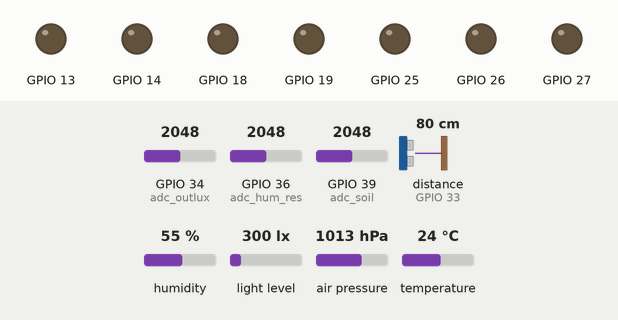
The program below on a simulated ESP32 board running MicroPython. Shown: output pins drawn as LEDs (lit = HIGH). The inputs (shaded band) are chosen by the test bench; at power-on: temperature 24 °C, humidity 55 %, GPIO 34 (adc_outlux) = 2048, GPIO 36 (adc_hum_res) = 2048, GPIO 39 (adc_soil) = 2048, distance to the obstacle (sensor on GPIO 33) 80 cm, light level 300 lx, air pressure 1013 hPa (analog values on the 0–4095 scale). The echo pulse lasts 58.3 µs per cm; WiFi joins after 1.5 s; the clock reads 2024-03-15 10:24:30 at power-on unless the program sets it; no MQTT or app messages arrive unless stated; pins used as bus, display or sensor lines are not drawn.

Above: at 1.2 s.
1.3 s: temperature set to 22.7 °C
At 2.5 s:
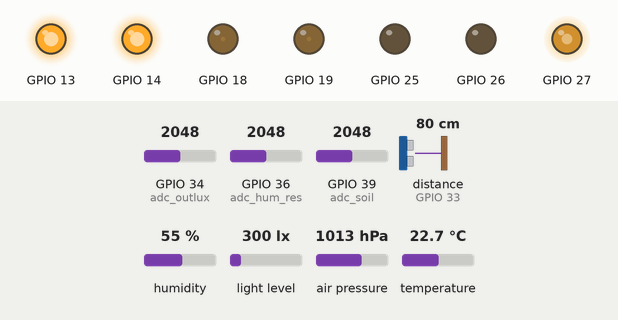
5.6 s: temperature set to 23.8 °C
9.9 s: temperature set to 24.6 °C
At 10.3 s:
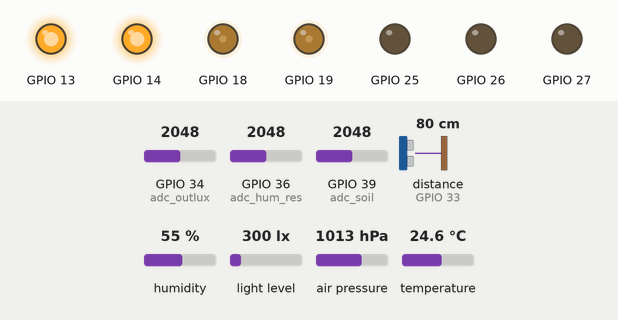
14.2 s: humidity set to 73 %
18.5 s: humidity set to 76 %
At 19.7 s:
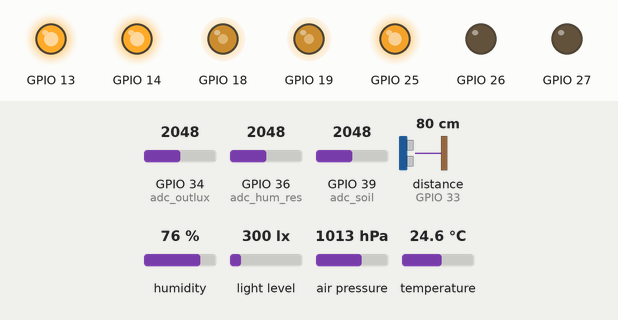
22.8 s: temperature set to 12 °C
At 23.5 s:
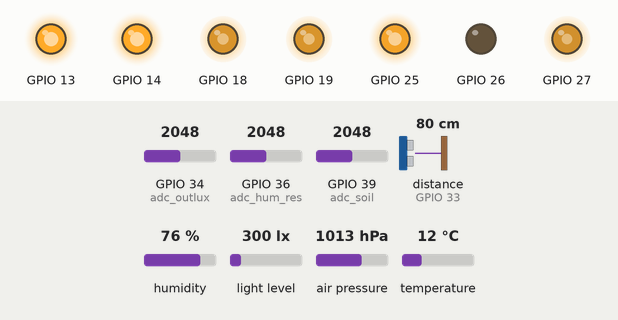
Timing chart, 0 to 28.1 s (numbered marks = the images above; inputs shaded):
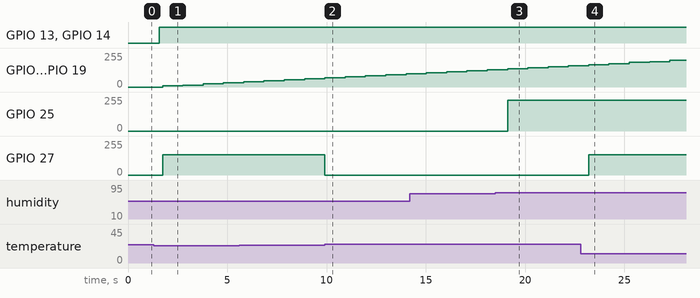

Measured:
- the behaviour switches between 23.5 and 23.4 °C on temperature (found by bisection; images 0 and 1)
- the behaviour switches between 24.5 and 24.6 °C on temperature (found by bisection; images 1 and 2)
- the behaviour switches between 74 and 75 % on humidity (found by bisection; images 2 and 3)
- after the input at 1.3 s, GPIO 27: 0/255 → 153/255 after 0.44 s
- after the input at 9.9 s, GPIO 27: 153/255 → 0/255 at once
- after the input at 18.5 s, GPIO 25: 0/255 → 229/255 after 0.61 s
- after the input at 22.8 s, GPIO 27: 0/255 → 153/255 after 0.40 s

The program:

main.py
```python
# main.py
import uasyncio as asyncio
import time
import ujson as json

import config
from actuators import Actuators
from sensors import Sensors
from control import Controller
from mqtt_bridge import wifi_connect, get_ip, MqttBridge

def _safe_float(x):
    try:
        if x is None:
            return None
        return float(x)
    except Exception:
        return None

async def setup_time():
    if not config.USE_NTP:
        return
    try:
        import ntptime
        ntptime.settime()  # seteaza UTC
    except Exception:
        pass

async def loop():
    # WiFi + time
    wifi_connect()
    await setup_time()

    act = Actuators()
    sens = Sensors()
    ctrl = Controller()
    mqtt = MqttBridge(ctrl)
    mqtt.connect()

    act.fail_safe_off()

    last_pub = 0

    while True:
        # --- MQTT poll (comenzi UI) ---
        mqtt.reconnect_if_needed()

        # --- read sensors ---
        temp_c, rh = sens.read_bme()
        lux_in = sens.read_lux_in()
        out_pct = sens.read_out_lux_pct()
        soil_pct = sens.read_soil_pct()
        hum_res_pct = sens.read_hum_res_pct()
        basin_cm = sens.read_basin_dist_cm()

        s = {
            "temp_c": temp_c,
            "rh": rh,
            "lux_in": lux_in,
            "out_pct": out_pct,
            "soil_pct": soil_pct,
            "hum_res_pct": hum_res_pct,
            "basin_cm": basin_cm,
        }

        # --- control ---
        cmd = ctrl.tick(s)

        # --- apply ---
        act.lamp.set(cmd["lamp_color"], cmd["lamp_int"])
        act.fan.set(cmd["fan"])
        act.heater.set(cmd["heater"])

        act.valve_water.set(bool(cmd["valve_water"]))
        act.valve_fill_hum.set(bool(cmd["valve_fill_hum"]))
        act.pump.set(cmd["pump"])

        # --- publish state to match site expectations ---
        now = time.time()
        if (now - last_pub) >= 1:
            last_pub = now

            # UI expects: temp, light, soil, water, mode, (optional) ip, fan_pct, lamp_power
            mode_str = "manual" if ctrl.mode == "MANUAL" else "auto"

            lamp_power = 1 if (cmd["lamp_color"] != "off" and cmd["lamp_int"] > 0.01) else 0
            fan_pct = int(max(0.0, min(1.0, cmd["fan"])) * 100.0)

            payload = {
                "temp": _safe_float(temp_c),
                "light": _safe_float(lux_in),
                "soil": _safe_float(soil_pct),
                "water": _safe_float(hum_res_pct),   # water level din UI = rezervor umidificator (%)
                "mode": mode_str,
                "fan_pct": fan_pct,
                "lamp_power": lamp_power,
                "ip": get_ip(),
            }
            mqtt.publish_state(payload)

        await asyncio.sleep(1)

try:
    asyncio.run(loop())
finally:
    asyncio.new_event_loop()
```

config.py
```python
# config.py

# --- WiFi / MQTT (pentru site) ---
WIFI_SSID = ""
WIFI_PASS = ""

MQTT_BROKER = "broker.emqx.io"
MQTT_PORT = 1883
MQTT_CLIENT_ID = "sera-esp32"
MQTT_USER = None
MQTT_PASS = None
MQTT_KEEPALIVE = 60

TOPIC_STATE_SENSORS = b"sera/stare/senzori"

TOPIC_CMD_MODE          = b"sera/comenzi/mod"               # "manual" / "auto"
TOPIC_CMD_FAN           = b"sera/comenzi/ventilator"        # "0".."100"
TOPIC_CMD_LAMP_POWER    = b"sera/comenzi/lampa/power"       # "on"/"off"
TOPIC_CMD_LAMP_INTENS   = b"sera/comenzi/lampa/intensity"   # "800" (increase), "400"(decrease)
TOPIC_CMD_LAMP_COLOR    = b"sera/comenzi/lampa/color"       # "cycle"
TOPIC_CMD_PUMP_POWER    = b"sera/comenzi/pompa/power"       # "on"/"off"
TOPIC_CMD_PUMP_SPEED    = b"sera/comenzi/pompa/speed"       # "0".."100"
TOPIC_CMD_HEATER_LEVEL  = b"sera/comenzi/incalzire/level"   # "0".."100"

# --- Time ---
# MicroPython e UTC dupa ntptime.settime(). Pentru Romania (iarna) pune +2.
# Daca vrei DST automat, trebuie RTC/NTP + tz handling extern; aici e manual.
TZ_OFFSET_HOURS = 2
USE_NTP = True

# --- I2C ---
I2C_SDA = 21
I2C_SCL = 22
I2C_FREQ = 400_000
BME280_ADDR = 0x76
BH1750_ADDR = 0x23

# --- Actuatoare ---
PIN_LAMP_BLUE = 18   # L298N IN1 (albastru)
PIN_LAMP_RED  = 19   # L298N IN2 (rosu)

PIN_PUMP      = 26   # MOSFET pump (PWM)
PIN_FAN       = 25   # MOSFET fan (PWM high freq)
PIN_HEATER    = 27   # MOSFET heat pad (PWM)

PIN_VALVE_FILL_HUM = 13  # Relay active-LOW (umplere rezervor umidificator)
PIN_VALVE_WATER    = 14  # Relay active-LOW (udare flori)

# --- Ultrasonic (bazin principal) ---
PIN_TRIG = 32
PIN_ECHO = 33

# --- ADC (ADC1 recommended) ---
PIN_SOIL = 39        # VN
PIN_OUT_LUX = 34     # TEMT6000 exterior
PIN_HUM_RES_LEVEL = 36  # VP nivel rezistiv rezervor umidificator (analog)

# --- PWM Frequencies ---
PWM_FREQ_LAMP = 2000
PWM_FREQ_PUMP = 1000
PWM_FREQ_HEATER = 1000
PWM_FREQ_FAN = 25000

# --- Lampa: mapping culoare ---
LAMP_RED_RATIO_ON_BLUE = 0.08
LAMP_BLUE_RATIO_ON_RED = 0.08

# --- Program lumina ---
LIGHT_ON_HOUR = 8
LIGHT_OFF_HOUR = 20

# --- Lux targets (interior BH1750) ---
LUX_TARGET_DAY = 15000.0
LUX_TARGET_CLOUDY = 18000.0
LUX_TARGET_EVENING = 8000.0

OUT_LUX_ROOM_BRIGHT_PCT = 35.0
OUT_LUX_ROOM_DARK_PCT   = 15.0

# --- Control lamp ---
LAMP_KP = 0.00006
LAMP_RAMP_PER_S = 0.03
LAMP_MIN_INT = 0.0
LAMP_MAX_INT = 1.0

# Manual mapping pentru UI (increase/decrease)
# Site trimite 800 pentru +, 400 pentru -. Aici decizi cat se modifica.
LAMP_UI_STEP_PER_SEC = 0.20

# --- Temperatura ---
T_DAY = 24.0
T_NIGHT = 20.0
T_HYST = 0.5

HEATER_MAX = 0.60
HEATER_BOOST_MAX = 0.60
HEATER_BOOST_SECONDS = 8 * 60

# --- Ventilator ---
FAN_MIN = 0.0
FAN_MAX = 1.0
FAN_ON_OVER_T = 1.0
FAN_ON_OVER_RH = 75.0
FAN_BOOST = 0.9

# --- Udare flori (soil moisture) ---
SOIL_ADC_DRY = 3200
SOIL_ADC_WET = 1400
SOIL_DRY_PCT = 35.0
WATER_PULSE_SECONDS = 5
WATER_PAUSE_SECONDS = 20
WATER_MAX_PULSES = 4
WATER_COOLDOWN_S = 30 * 60

# --- Umplere rezervor umidificator (nivel rezistiv ADC36) ---
HUM_RES_ADC_EMPTY = 3200
HUM_RES_ADC_FULL  = 1500
HUM_RES_START_FILL_PCT = 25.0
HUM_RES_STOP_FILL_PCT  = 85.0
HUM_RES_FILL_MAX_S = 180

# --- Protecție bazin principal (ultrasonic) ---
BASIN_STOP_CM = 16.5
BASIN_RELEASE_CM = 14.0
BASIN_REARM_DELTA_CM = 2.5
BASIN_FAULT_HOLD_S = 60

# --- Humidificator (placeholder) ---
HUM_PULSE_EVERY_S = 60 * 60
HUM_PULSE_S = 10
RH_STOP = 85.0
```

actuators.py
```python
# actuators.py
from machine import Pin, PWM
import config

def clamp(x, lo, hi):
    return lo if x < lo else hi if x > hi else x

def u16(x01):
    return int(clamp(x01, 0.0, 1.0) * 65535)

class RelayActiveLow:
    def __init__(self, pin_no: int):
        self.pin = Pin(pin_no, Pin.OUT, value=1)  # OFF (active-low)

    def set(self, on: bool):
        self.pin.value(0 if on else 1)

class PWMLoad:
    def __init__(self, pin_no: int, freq: int):
        self.pwm = PWM(Pin(pin_no), freq=freq, duty_u16=0)
        self.last = 0.0

    def set(self, x01: float):
        x01 = clamp(x01, 0.0, 1.0)
        self.last = x01
        self.pwm.duty_u16(u16(x01))

    def off(self):
        self.set(0.0)

class LampL298N:
    def __init__(self, pin_blue: int, pin_red: int, freq: int):
        self.pwm_b = PWM(Pin(pin_blue), freq=freq, duty_u16=0)
        self.pwm_r = PWM(Pin(pin_red),  freq=freq, duty_u16=0)
        self.intensity = 0.0
        self.color = "off"

    def set(self, color: str, intensity01: float):
        I = clamp(intensity01, 0.0, 1.0)
        self.intensity = I
        self.color = color

        if color == "off" or I <= 0.0001:
            self.pwm_b.duty_u16(0)
            self.pwm_r.duty_u16(0)
            return

        if color == "violet":
            b = I
            r = I
        elif color == "red":
            r = I
            b = I * config.LAMP_RED_RATIO_ON_BLUE
        elif color == "blue":
            b = I
            r = I * config.LAMP_BLUE_RATIO_ON_RED
        else:
            b = I
            r = I

        self.pwm_b.duty_u16(u16(b))
        self.pwm_r.duty_u16(u16(r))

    def off(self):
        self.set("off", 0.0)

class Actuators:
    def __init__(self):
        self.lamp = LampL298N(config.PIN_LAMP_BLUE, config.PIN_LAMP_RED, config.PWM_FREQ_LAMP)
        self.pump = PWMLoad(config.PIN_PUMP, config.PWM_FREQ_PUMP)
        self.fan = PWMLoad(config.PIN_FAN, config.PWM_FREQ_FAN)
        self.heater = PWMLoad(config.PIN_HEATER, config.PWM_FREQ_HEATER)
        self.valve_fill_hum = RelayActiveLow(config.PIN_VALVE_FILL_HUM)
        self.valve_water = RelayActiveLow(config.PIN_VALVE_WATER)

    def fail_safe_off(self):
        self.lamp.off()
        self.pump.off()
        self.fan.off()
        self.heater.off()
        self.valve_fill_hum.set(False)
        self.valve_water.set(False)
```

sensors.py
```python
# sensors.py
import time
from machine import ADC, Pin, I2C, time_pulse_us
import config

def clamp(x, lo, hi):
    return lo if x < lo else hi if x > hi else x

def pct_from_adc(adc, empty_adc, full_adc):
    # 0% = empty, 100% = full (inverseaza automat daca e cazul)
    if empty_adc == full_adc:
        return 0.0
    adc = clamp(adc, min(empty_adc, full_adc), max(empty_adc, full_adc))
    if empty_adc > full_adc:
        return 100.0 * (empty_adc - adc) / (empty_adc - full_adc)
    else:
        return 100.0 * (adc - empty_adc) / (full_adc - empty_adc)

class BH1750:
    def __init__(self, i2c, addr=config.BH1750_ADDR):
        self.i2c = i2c
        self.addr = addr
        # power on + reset + cont H-res
        self.i2c.writeto(self.addr, b'\x01')
        self.i2c.writeto(self.addr, b'\x07')
        self.i2c.writeto(self.addr, b'\x10')

    def lux(self):
        data = self.i2c.readfrom(self.addr, 2)
        raw = (data[0] << 8) | data[1]
        return raw / 1.2

class Sensors:
    def __init__(self):
        self.i2c = I2C(0, scl=Pin(config.I2C_SCL), sda=Pin(config.I2C_SDA), freq=config.I2C_FREQ)

        # BH1750 interior
        self.bh = BH1750(self.i2c)

        # BME280 (necesita bme280.py in lib/)
        try:
            import bme280
            self.bme = bme280.BME280(i2c=self.i2c, address=config.BME280_ADDR)
        except Exception:
            self.bme = None

        # Ultrasonic (HC-SR04)
        self.trig = Pin(config.PIN_TRIG, Pin.OUT, value=0)
        self.echo = Pin(config.PIN_ECHO, Pin.IN)

        # ADC
        self.adc_soil = ADC(Pin(config.PIN_SOIL))
        self.adc_outlux = ADC(Pin(config.PIN_OUT_LUX))
        self.adc_hum_res = ADC(Pin(config.PIN_HUM_RES_LEVEL))

        for a in (self.adc_soil, self.adc_outlux, self.adc_hum_res):
            a.atten(ADC.ATTN_11DB)
            a.width(ADC.WIDTH_12BIT)

        # filtre EMA
        self._lux_in_f = None
        self._out_pct_f = None
        self._soil_pct_f = None
        self._hum_res_pct_f = None
        self._dist_cm_f = None

    def _ema(self, prev, x, alpha=0.25):
        return x if prev is None else (prev + alpha * (x - prev))

    def read_bme(self):
        if self.bme is None:
            return None, None
        try:
            t, p, h = self.bme.values
            temp_c = float(t.replace("C", ""))
            rh = float(h.replace("%", ""))
            return temp_c, rh
        except Exception:
            return None, None

    def read_lux_in(self):
        try:
            x = self.bh.lux()
        except Exception:
            return None
        self._lux_in_f = self._ema(self._lux_in_f, x, alpha=0.2)
        return self._lux_in_f

    def read_out_lux_pct(self):
        adc = self.adc_outlux.read()
        pct = 100.0 * adc / 4095.0
        self._out_pct_f = self._ema(self._out_pct_f, pct, alpha=0.2)
        return self._out_pct_f

    def read_soil_pct(self):
        adc = self.adc_soil.read()

        dr = config.SOIL_ADC_DRY
        wt = config.SOIL_ADC_WET
        adc = clamp(adc, min(dr, wt), max(dr, wt))

        if dr > wt:
            pct = 100.0 * (dr - adc) / (dr - wt)
        else:
            pct = 100.0 * (adc - dr) / (wt - dr)

        self._soil_pct_f = self._ema(self._soil_pct_f, pct, alpha=0.25)
        return self._soil_pct_f

    def read_hum_res_pct(self):
        adc = self.adc_hum_res.read()
        pct = pct_from_adc(adc, config.HUM_RES_ADC_EMPTY, config.HUM_RES_ADC_FULL)
        self._hum_res_pct_f = self._ema(self._hum_res_pct_f, pct, alpha=0.25)
        return self._hum_res_pct_f

    def read_basin_dist_cm(self):
        self.trig.value(0)
        time.sleep_us(2)
        self.trig.value(1)
        time.sleep_us(10)
        self.trig.value(0)

        try:
            t = time_pulse_us(self.echo, 1, 30000)  # 30ms timeout
            if t < 0:
                return None
            cm = t / 58.0
            self._dist_cm_f = self._ema(self._dist_cm_f, cm, alpha=0.3)
            return self._dist_cm_f
        except OSError:
            return None
```

Source omitted: control.py (8193 bytes), mqtt_bridge.py (6664 bytes)
